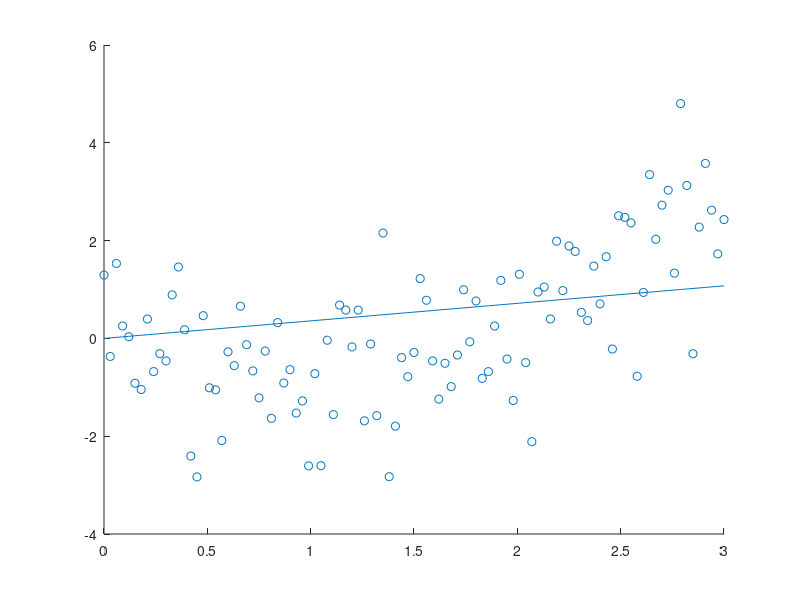

MATLAB code to generate this figure:
close all;
clear;
clc;

%% Part 4.1 Create a regression model for the following data set:

% independent variable
x = linspace(0, 3, 101)';
% dependent variable with noise (training data)
y = x.^2 -2*x + randn(101, 1);

b1 = x\y;
yCalc1 = b1*x;

figure(1);
hold on;
ax = gca;
scatter(x, y);
plot(x,yCalc1);
hold off;

